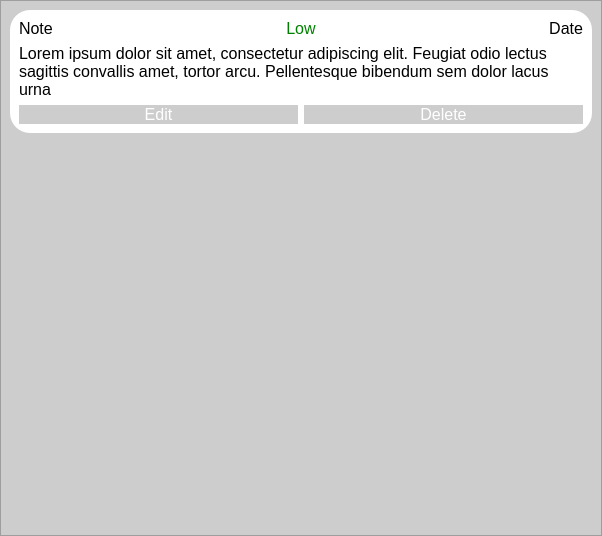
<?xml version="1.0" encoding="UTF-8"?>
<ui version="4.0">
 <class>Form</class>
 <widget class="QWidget" name="Form">
  <property name="geometry">
   <rect>
    <x>0</x>
    <y>0</y>
    <width>602</width>
    <height>536</height>
   </rect>
  </property>
  <property name="windowTitle">
   <string>Form</string>
  </property>
  <property name="styleSheet">
   <string notr="true">QWidget {
	background-color: #CDCDCD;
}</string>
  </property>
  <layout class="QVBoxLayout" name="verticalLayout">
   <property name="leftMargin">
    <number>0</number>
   </property>
   <property name="topMargin">
    <number>0</number>
   </property>
   <property name="rightMargin">
    <number>0</number>
   </property>
   <property name="bottomMargin">
    <number>0</number>
   </property>
   <item>
    <widget class="QScrollArea" name="scrollArea">
     <property name="widgetResizable">
      <bool>true</bool>
     </property>
     <widget class="QWidget" name="scrollAreaWidgetContents">
      <property name="geometry">
       <rect>
        <x>0</x>
        <y>0</y>
        <width>600</width>
        <height>534</height>
       </rect>
      </property>
      <property name="styleSheet">
       <string notr="true">QFrame {
	background-color: white;
	border-radius: 20px;
}
QLabel {

}</string>
      </property>
      <layout class="QVBoxLayout" name="verticalLayout_2">
       <item>
        <widget class="QFrame" name="Note">
         <property name="styleSheet">
          <string notr="true">#Note {
	min-height: 100px;

}</string>
         </property>
         <property name="frameShape">
          <enum>QFrame::StyledPanel</enum>
         </property>
         <property name="frameShadow">
          <enum>QFrame::Raised</enum>
         </property>
         <layout class="QVBoxLayout" name="verticalLayout_3">
          <item>
           <layout class="QHBoxLayout" name="horizontalLayout">
            <item>
             <widget class="QLabel" name="label_2">
              <property name="styleSheet">
               <string notr="true">QLabel {
	font-size: 16px;
}</string>
              </property>
              <property name="text">
               <string>Note</string>
              </property>
             </widget>
            </item>
            <item>
             <widget class="QLabel" name="label_4">
              <property name="styleSheet">
               <string notr="true">QLabel {
	font-size: 16px;
	color: green;
}</string>
              </property>
              <property name="text">
               <string>Low</string>
              </property>
              <property name="alignment">
               <set>Qt::AlignCenter</set>
              </property>
             </widget>
            </item>
            <item>
             <widget class="QLabel" name="label">
              <property name="styleSheet">
               <string notr="true">QLabel {
	font-size: 16px;
	text-align: right;
}</string>
              </property>
              <property name="text">
               <string>Date</string>
              </property>
              <property name="alignment">
               <set>Qt::AlignRight|Qt::AlignTrailing|Qt::AlignVCenter</set>
              </property>
             </widget>
            </item>
           </layout>
          </item>
          <item>
           <widget class="QLabel" name="label_3">
            <property name="minimumSize">
             <size>
              <width>0</width>
              <height>0</height>
             </size>
            </property>
            <property name="maximumSize">
             <size>
              <width>16777215</width>
              <height>16777215</height>
             </size>
            </property>
            <property name="styleSheet">
             <string notr="true">QLabel {
	font-size: 16px;
}</string>
            </property>
            <property name="text">
             <string>Lorem ipsum dolor sit amet, consectetur adipiscing elit. Feugiat odio lectus sagittis convallis amet, tortor arcu. Pellentesque bibendum sem dolor lacus urna </string>
            </property>
            <property name="wordWrap">
             <bool>true</bool>
            </property>
           </widget>
          </item>
          <item>
           <layout class="QHBoxLayout" name="horizontalLayout_4">
            <item>
             <widget class="QPushButton" name="pushButton">
              <property name="styleSheet">
               <string notr="true">QPushButton {
	color: white;
	font-size: 16px;
	border: none;
	border-radius: 10px;
}</string>
              </property>
              <property name="text">
               <string>Edit</string>
              </property>
             </widget>
            </item>
            <item>
             <widget class="QPushButton" name="pushButton_2">
              <property name="styleSheet">
               <string notr="true">QPushButton {
	color: white;
	font-size: 16px;
	border: none;
	border-radius: 20px;
}</string>
              </property>
              <property name="text">
               <string>Delete</string>
              </property>
             </widget>
            </item>
           </layout>
          </item>
         </layout>
        </widget>
       </item>
       <item>
        <spacer name="verticalSpacer">
         <property name="orientation">
          <enum>Qt::Vertical</enum>
         </property>
         <property name="sizeHint" stdset="0">
          <size>
           <width>20</width>
           <height>40</height>
          </size>
         </property>
        </spacer>
       </item>
      </layout>
     </widget>
    </widget>
   </item>
  </layout>
 </widget>
 <resources/>
 <connections/>
</ui>
